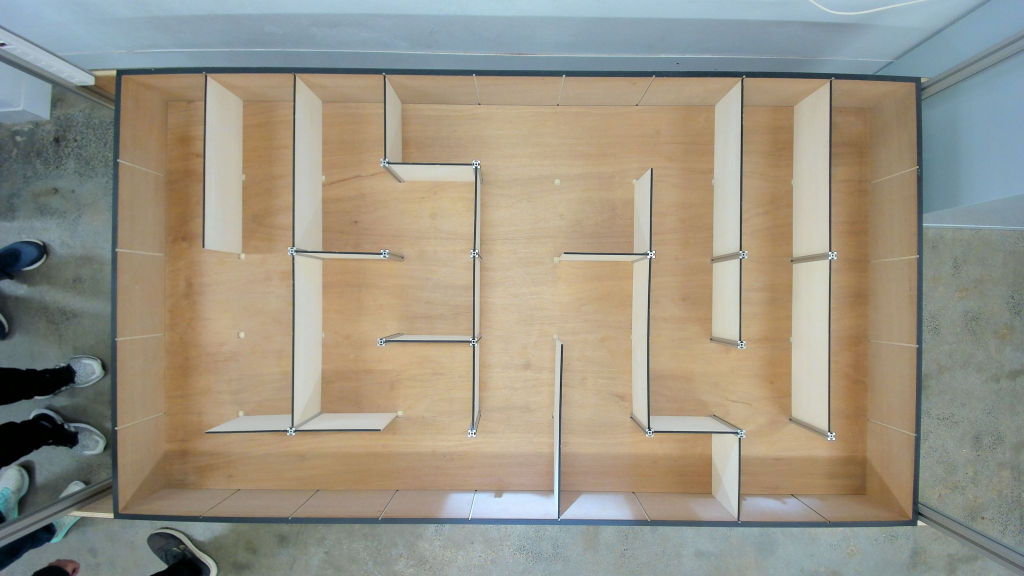
#> input picture lab06-code-release/maze.jpg, 2048 x 1152 px (shown at 1/2 size)
$ jupyter execute hsv_picker.ipynb
#> lines starting #> are read from the running program, lines starting #| are printed output that depends on the picture
[cell 1]
#import opencv and numpy
import cv2
import numpy as np

#trackbar callback function to update HSV value
def callback(x):
    global H_low, H_high, S_low, S_high, V_low, V_high
    #assign trackbar position value to H, S, V High and low variables
    H_low = cv2.getTrackbarPos('low H', 'controls')
    H_high = cv2.getTrackbarPos('high H', 'controls')
    S_low = cv2.getTrackbarPos('low S', 'controls')
    S_high = cv2.getTrackbarPos('high S', 'controls')
    V_low = cv2.getTrackbarPos('low V', 'controls')
    V_high = cv2.getTrackbarPos('high V', 'controls')

#create a separate window named 'controls' for trackbar
cv2.namedWindow('controls', 2)
cv2.resizeWindow("controls", 550, 10)

#global variables
H_low = 0
H_high = 179
S_low = 0
S_high = 255
V_low = 0
V_high = 255

#create trackbars for high, low H, S, V
cv2.createTrackbar('low H', 'controls', 0, 179, callback)
cv2.createTrackbar('high H', 'controls', 179, 179, callback)
cv2.createTrackbar('low S', 'controls', 0, 255, callback)
cv2.createTrackbar('high S', 'controls', 255, 255, callback)
cv2.createTrackbar('low V', 'controls', 0, 255, callback)
cv2.createTrackbar('high V', 'controls', 255, 255, callback)

while(1):
    #read source image
    img = cv2.imread("maze.jpg")
#> img is the input picture: shape (1152, 2048, 3); mean B, G, R 133.3, 147.9, 153.3

    #scale down the image by a factor of 4
    width = img.shape[1] // 4
#> width = 512
    height = img.shape[0] // 4
#> height = 288
    img = cv2.resize(img, (width, height), interpolation=cv2.INTER_AREA)
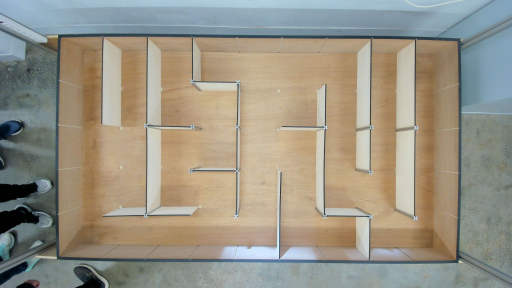
#> img: shape (288, 512, 3); mean B, G, R 133.3, 147.9, 153.3

    #convert source image to HSV color mode
    hsv = cv2.cvtColor(img, cv2.COLOR_BGR2HSV)
#> hsv: shape (288, 512, 3); mean H, S, V 47.1, 61.7, 163.2

    #define the range for HSV values
    hsv_low = np.array([H_low, S_low, V_low], np.uint8)
    hsv_high = np.array([H_high, S_high, V_high], np.uint8)

    #create mask for the specified HSV range
    mask = cv2.inRange(hsv, hsv_low, hsv_high)
#> mask: shape (288, 512); every value is 255
    #masking HSV value selected color becomes black
    res = cv2.bitwise_and(img, img, mask=mask)

    #show images
    cv2.imshow('mask', mask)
    cv2.imshow('res', res)

    #wait for the user to press escape and break the while loop
    k = cv2.waitKey(1) & 0xFF
#> (key Esc is pressed here)
    if k == 27:
        break

#destroy all windows
cv2.destroyAllWindows()
